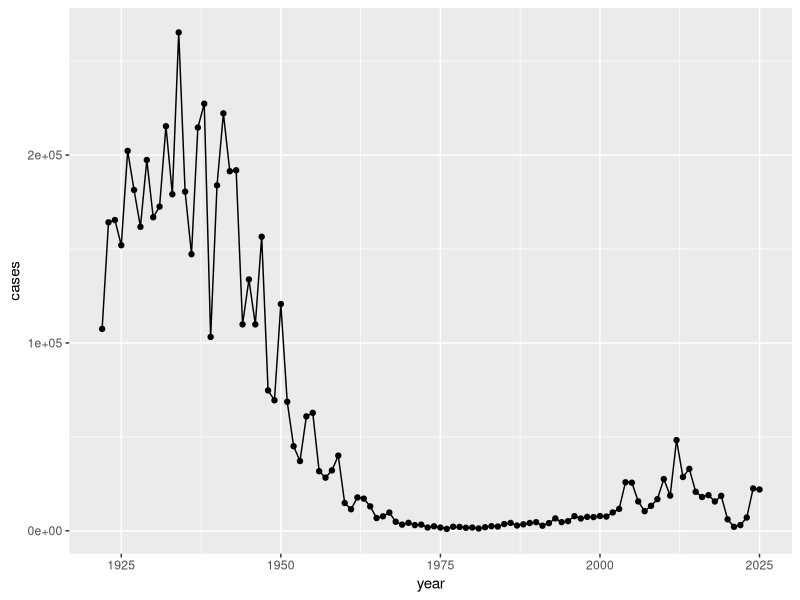
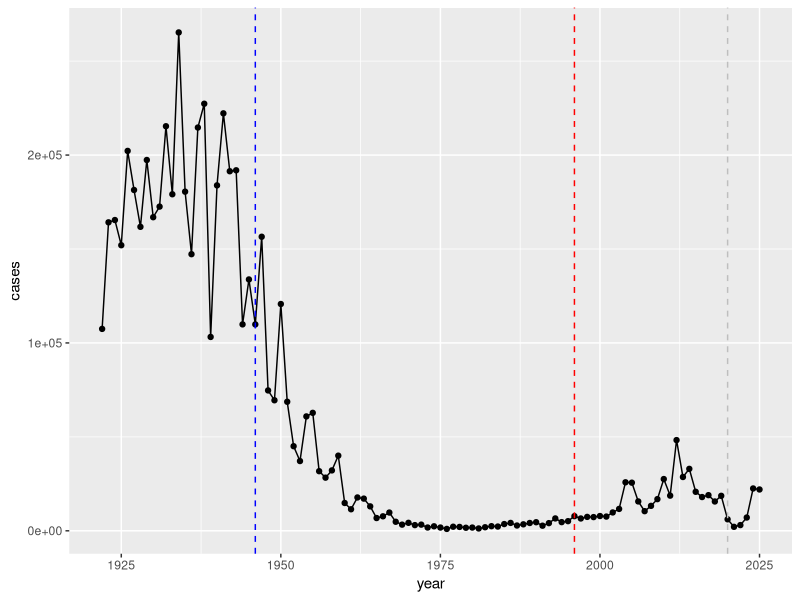

Write R code to recreate these figures, in order. (Note: this script raises an error after producing the figures.)
## ---- chunk 1
cdc <- data.frame(
                                 year = c(1922L,1923L,1924L,1925L,
                                          1926L,1927L,1928L,1929L,1930L,1931L,
                                          1932L,1933L,1934L,1935L,1936L,
                                          1937L,1938L,1939L,1940L,1941L,1942L,
                                          1943L,1944L,1945L,1946L,1947L,
                                          1948L,1949L,1950L,1951L,1952L,
                                          1953L,1954L,1955L,1956L,1957L,1958L,
                                          1959L,1960L,1961L,1962L,1963L,
                                          1964L,1965L,1966L,1967L,1968L,1969L,
                                          1970L,1971L,1972L,1973L,1974L,
                                          1975L,1976L,1977L,1978L,1979L,1980L,
                                          1981L,1982L,1983L,1984L,1985L,
                                          1986L,1987L,1988L,1989L,1990L,
                                          1991L,1992L,1993L,1994L,1995L,1996L,
                                          1997L,1998L,1999L,2000L,2001L,
                                          2002L,2003L,2004L,2005L,2006L,2007L,
                                          2008L,2009L,2010L,2011L,2012L,
                                          2013L,2014L,2015L,2016L,2017L,2018L,
                                          2019L,2020L,2021L,2022L,2023L, 2024L, 2025L),
                                cases = c(107473,164191,165418,152003,
                                          202210,181411,161799,197371,
                                          166914,172559,215343,179135,265269,
                                          180518,147237,214652,227319,103188,
                                          183866,222202,191383,191890,109873,
                                          133792,109860,156517,74715,69479,
                                          120718,68687,45030,37129,60886,
                                          62786,31732,28295,32148,40005,
                                          14809,11468,17749,17135,13005,6799,
                                          7717,9718,4810,3285,4249,3036,
                                          3287,1759,2402,1738,1010,2177,2063,
                                          1623,1730,1248,1895,2463,2276,
                                          3589,4195,2823,3450,4157,4570,
                                          2719,4083,6586,4617,5137,7796,6564,
                                          7405,7298,7867,7580,9771,11647,
                                          25827,25616,15632,10454,13278,
                                          16858,27550,18719,48277,28639,32971,
                                          20762,17972,18975,15609,18617,
                                          6124,2116,3044,7063,22538, 21996)
       )
## ---- chunk 2
library(ggplot2)

ggplot(cdc) +
  aes(year, cases) +
  geom_point() +
  geom_line()
## ---- chunk 3
ggplot(cdc) +
  aes(year, cases) +
  geom_point() +
  geom_line() +
  geom_vline(xintercept = 1946, col="blue", lty =2)+
  geom_vline(xintercept = 1996, col = "red", lty =2) + 
  geom_vline(xintercept = 2020, col = "gray", lty = 2)
## ---- chunk 4
library(jsonlite)

subject <- read_json("https://www.cmi-pb.org/api/v5_1/subject", simplifyVector = TRUE)
head(subject)
## ---- chunk 5
table(subject$infancy_vac)
## ---- chunk 6
table(subject$biological_sex)
## ---- chunk 7
table(subject$race, subject$biological_sex)
## ---- chunk 8
specimen <- read_json("https://www.cmi-pb.org/api/v5_1/specimen", simplifyVector = T)
ab_titer <- read_json("https://www.cmi-pb.org/api/v5_1/plasma_ab_titer", simplifyVector = T)
## ---- chunk 9
head(specimen)
## ---- chunk 10
head(ab_titer)
## ---- chunk 11
library(dplyr)

meta <- inner_join(subject, specimen)
head(meta) 
## ---- chunk 12
abdata <- inner_join(ab_titer, meta)
head(abdata) 
## ---- chunk 13
table(abdata$isotype)
## ---- chunk 14
table(abdata$antigen)
## ---- chunk 15
table(abdata$dataset)
## ---- chunk 16
igg <- abdata |>
        filter(isotype=="IgG")

head(igg)
## ---- chunk 17
library(ggplot2)

ggplot(igg) +
  aes(MFI_normalised, antigen) +
  geom_boxplot()+
  xlim(0,75) +
  facet_wrap(vars(visit), nrow=2)
## ---- chunk 18
ggplot(igg) +
  aes(MFI_normalised, antigen, col = infancy_vac) +
  geom_boxplot()
## ---- chunk 19
ggplot(igg) +
  aes(MFI_normalised, antigen) +
  geom_boxplot() + 
  facet_wrap(~infancy_vac)
## ---- chunk 20
ggplot(igg) +
  aes(MFI_normalised, antigen, col = infancy_vac) +
  geom_boxplot() +
  facet_wrap(~visit)
## ---- chunk 21
## filter to 2021 dataset, IgG and PT
abdata.21 <- abdata %>% filter(dataset == "2021_dataset")

abdata.21 %>% 
  filter(isotype == "IgG",  antigen == "PT") %>%
  ggplot() +
    aes(x=planned_day_relative_to_boost,
        y=MFI_normalised,
        col=infancy_vac,
        group=subject_id) +
  
# Individual subject trajectories (thin, faint)
    geom_point(alpha = 0.4, size = 1.5) +
    geom_line(alpha = 0.25, linewidth = 0.6) +
  
# Smooth bold average trendlines for aP and wP
  stat_summary(fun = mean,
               geom = "smooth",
               se = FALSE,
               linewidth = 1.6,
               span = 0.5,
               aes(group = infancy_vac, col = infancy_vac)) +
  
  # Reference lines
    geom_vline(xintercept=0, linetype="dashed") +
    geom_vline(xintercept=14, linetype="dashed") +
  labs(title="CMI-PB 2021 dataset IgG PT",
       subtitle = "Dashed lines indicate day 0 (pre-boost) and day 14 (post boost)")
## ---- chunk 22
## filter to 2020 dataset, IgG and PT only
abdata.20 <- abdata %>% filter(dataset == "2020_dataset")

abdata.20 %>% 
  filter(isotype == "IgG",  antigen == "PT") %>%
  ggplot() +
    aes(x=planned_day_relative_to_boost,
        y=MFI_normalised,
        col=infancy_vac,
        group=subject_id) +
    geom_point() +
    geom_line() +
    geom_vline(xintercept=0, linetype="dashed") +
    geom_vline(xintercept=14, linetype="dashed") +
  labs(title="2020 dataset IgG PT",
       subtitle = "Dashed lines indicate day 0 (pre-boost) and 14 (apparent peak levels)")
